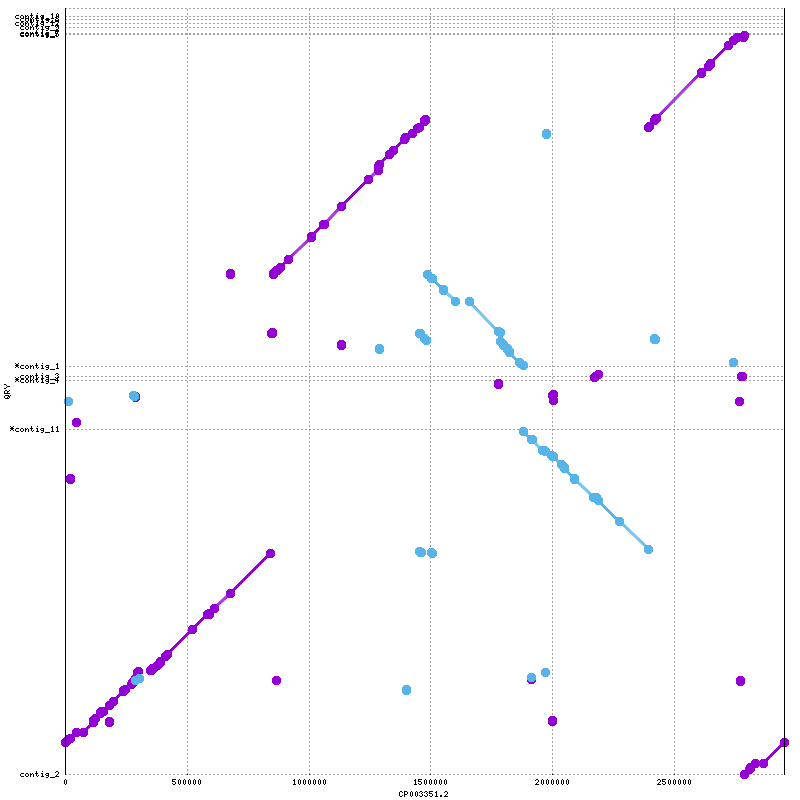

Reproduce this figure in gnuplot.
set terminal png tiny size 800,800
set output "Efaecium_E745_vs_Aus0004.png"
set ytics ( \
 "contig_2" 1.0, \
 "*contig_11" 1415035.0, \
 "*contig_4" 1617300.0, \
 "contig_3" 1633302.0, \
 "*contig_1" 1671970.0, \
 "contig_5" 3034944.0, \
 "contig_7" 3038585.0, \
 "contig_9" 3065765.0, \
 "contig_12" 3080209.0, \
 "contig_8" 3099404.0, \
 "contig_10" 3110165.0, \
 "" 3142598 \
)
set size 1,1
set grid
unset key
set border 10
set tics scale 0
set xlabel "CP003351.2"
set ylabel "QRY"
set format "%.0f"
set mouse format "%.0f"
set mouse mouseformat "[%.0f, %.0f]"
set xrange [1:2952485]
set yrange [1:3142598]
set style line 1  lt 1 lw 3 pt 6 ps 1
set style line 2  lt 3 lw 3 pt 6 ps 1
set style line 3  lt 2 lw 3 pt 6 ps 1
plot \
 "Efaecium_E745_vs_Aus0004.fplot" title "FWD" w lp ls 1, \
 "Efaecium_E745_vs_Aus0004.rplot" title "REV" w lp ls 2
